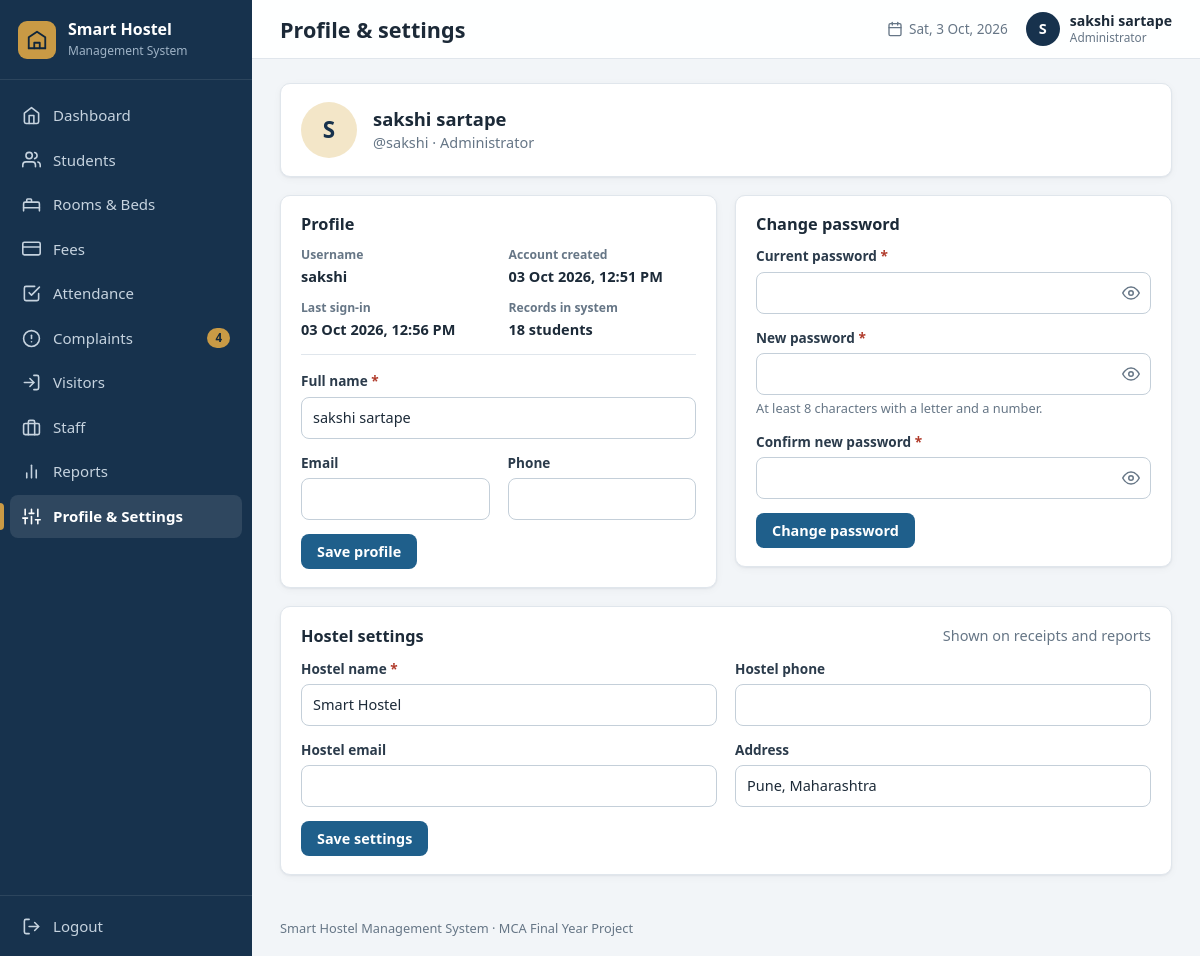
The app's page /profile/ (signed in) with its own data.
### tables this page shows
CREATE TABLE settings (
    key   TEXT PRIMARY KEY,
    value TEXT NOT NULL
);

CREATE TABLE users (
    id            INTEGER PRIMARY KEY AUTOINCREMENT,
    username      TEXT NOT NULL UNIQUE COLLATE NOCASE,
    password_hash TEXT NOT NULL,
    full_name     TEXT NOT NULL,
    email         TEXT,
    phone         TEXT,
    role          TEXT NOT NULL DEFAULT 'Administrator',
    created_at    TEXT NOT NULL DEFAULT (datetime('now','localtime')),
    last_login    TEXT
);

### routes/profile.py (the view)
@bp.route("/")
def view():
    return _render()

### db.py (called while the page is built)
def connect(path):
    conn = sqlite3.connect(path, timeout=10)
    conn.row_factory = sqlite3.Row          # rows behave like dicts: row["name"]
    conn.execute("PRAGMA foreign_keys = ON")
    return conn

def get_db():
    if "db" not in g:
        g.db = connect(current_app.config["DATABASE"])
    return g.db

def query_one(sql, params=()):
    return get_db().execute(sql, params).fetchone()

def scalar(sql, params=()):
    row = get_db().execute(sql, params).fetchone()
    return row[0] if row else None

def get_setting(key, default=""):
    row = query_one("SELECT value FROM settings WHERE key = ?", (key,))
    return row["value"] if row else DEFAULT_SETTINGS.get(key, default)

### helpers.py (called while the page is built)
def today():
    return date.today().isoformat()

def csrf_token():
    if "_csrf" not in session:
        session["_csrf"] = secrets.token_hex(16)
    return session["_csrf"]

def fmt_datetime(value):
    try:
        return datetime.strptime(value, "%Y-%m-%d %H:%M:%S").strftime("%d %b %Y, %I:%M %p")
    except (TypeError, ValueError):
        return "-"

def icon(name, size=18):
    path = _ICONS.get(name, _ICONS["file"])
    return Markup(f'<svg class="icon" width="{size}" height="{size}" viewBox="0 0 24 24" fill="none" '
                  f'stroke="currentColor" stroke-width="2" stroke-linecap="round" '
                  f'stroke-linejoin="round" aria-hidden="true">{path}</svg>')

### routes/profile.py (called while the page is built)
def _render(profile_errors=None, password_errors=None, settings_errors=None, profile_data=None, settings_data=None):
    settings = settings_data or {k: db.get_setting(k) for k in
                                 ("hostel_name", "hostel_address", "hostel_phone", "hostel_email")}
    stats = {"students": db.scalar("SELECT COUNT(*) FROM students"),
             "payments": db.scalar("SELECT COUNT(*) FROM payments WHERE received_by = ?", (g.user["id"],)),
             "attendance": db.scalar("SELECT COUNT(*) FROM attendance WHERE marked_by = ?", (g.user["id"],))}
    return render_template("profile.html", profile_errors=profile_errors or {}, password_errors=password_errors or {},
                           settings_errors=settings_errors or {}, profile_data=profile_data or dict(g.user),
                           settings=settings, stats=stats)

### templates/profile.html (shortened to what this page needs)
{% extends "base.html" %}
{% from "_macros.html" import csrf, field, textarea, info %}
{% block heading %}<h1>Profile &amp; settings</h1>{% endblock %}
{% block content %}
<section class="card profile-head">
  <span class="avatar avatar-lg">{{ current_user.full_name[:1]|upper }}</span>
  <div><h2>{{ current_user.full_name }}</h2>
    <p class="muted">@{{ current_user.username }} &middot; {{ current_user.role }}</p></div>
</section>
<div class="grid-2 align-start">
  <section class="card">
    <div class="card-head"><h2>Profile</h2></div>
    <dl class="info-grid compact">
      {{ info('Username', current_user.username) }}
      {{ info('Account created', current_user.created_at|fmt_datetime) }}
      {{ info('Last sign-in', current_user.last_login|fmt_datetime if current_user.last_login else '') }}
      {{ info('Records in system', stats.students ~ ' students') }}
    </dl>
    <form method="post" action="{{ url_for('profile.update_profile') }}" novalidate data-validate>
      <div class="form-grid">
        {{ field('Full name', 'full_name', profile_data.get('full_name'), profile_errors, required=True, span=2) }}
        {{ field('Email', 'email', profile_data.get('email'), profile_errors, type='email') }}
        {{ field('Phone', 'phone', profile_data.get('phone'), profile_errors, type='tel', attrs='data-pattern="phone"') }}
      </div>
      <button class="btn btn-primary" type="submit">Save profile</button>
    </form>
  </section>
  <section class="card">
    <div class="card-head"><h2>Change password</h2></div>
    <form method="post" action="{{ url_for('profile.change_password') }}" novalidate data-validate>
      {% for name, label, help in [('current_password', 'Current password', ''), ('new_password', 'New password', 'At least 8 characters with a letter and a number.'), ('confirm_password', 'Confirm new password', '')] %}
      <div class="field{% if password_errors.get(name) %} has-error{% endif %}">
        <label for="{{ name }}">{{ label }} <span class="req">*</span></label>
        <div class="password-wrap">
          <input type="password" id="{{ name }}" name="{{ name }}" required autocomplete="{{ 'current-password' if name == 'current_password' else 'new-password' }}">
          <button type="button" class="toggle-password" aria-label="Show password" data-target="{{ name }}">{{ icon('eye', 18) }}</button>
        </div>
        {% if password_errors.get(name) %}<p class="field-error">{{ password_errors[name] }}</p>{% elif help %}<p class="field-help">{{ help }}</p>{% endif %}
      </div>
      {% endfor %}
      <button class="btn btn-primary" type="submit">Change password</button>
    </form>
  </section>
</div>
<section class="card">
  <div class="card-head"><h2>Hostel settings</h2><span class="muted">Shown on receipts and reports</span></div>
  <form method="post" action="{{ url_for('profile.update_settings') }}" novalidate data-validate>
    <div class="form-grid">
      {{ field('Hostel name', 'hostel_name', settings.get('hostel_name'), settings_errors, required=True) }}
      {{ field('Hostel phone', 'hostel_phone', settings.get('hostel_phone'), settings_errors, type='tel', attrs='data-pattern="phone"') }}
      {{ field('Hostel email', 'hostel_email', settings.get('hostel_email'), settings_errors, type='email') }}
      {{ field('Address', 'hostel_address', settings.get('hostel_address'), settings_errors) }}
    </div>
    <button class="btn btn-primary" type="submit">Save settings</button>
  </form>
</section>
{% endblock %}

### templates/base.html (shortened to what this page needs)
{% from "_macros.html" import csrf %}
<!DOCTYPE html>
<html lang="en">
<head>
  <link rel="stylesheet" href="{{ url_for('static', filename='css/style.css') }}">
</head>
<body class="app">
<aside class="sidebar" id="sidebar">
  <a class="brand" href="{{ url_for('dashboard.index') }}">
    <span class="brand-mark">{{ icon('building', 22) }}</span>
    <span class="brand-text"><strong>{{ hostel_name }}</strong><small>Management System</small></span>
  </a>
  <nav class="nav" aria-label="Main navigation">
    {% for bp_name, endpoint, label, icon_name in navigation %}
      <a href="{{ url_for(endpoint) }}" class="nav-link{% if request.blueprint == bp_name %} active{% endif %}">
        {{ icon(icon_name, 19) }}<span>{{ label }}</span>
        {% if bp_name == 'complaints' and open_complaints %}<em class="nav-count">{{ open_complaints }}</em>{% endif %}
      </a>
    {% endfor %}
  </nav>
  <form method="post" action="{{ url_for('auth.logout') }}" class="logout-form">
    <button type="submit" class="nav-link logout">{{ icon('logout', 19) }}<span>Logout</span></button>
  </form>
</aside>
<div class="main">
  <header class="topbar">
    <div class="topbar-title">{% block heading %}{% endblock %}</div>
    <div class="topbar-right">
      <span class="topbar-date">{{ icon('calendar', 16) }} <span id="today-label">{{ today() }}</span></span>
      <a class="user-chip" href="{{ url_for('profile.view') }}" title="Profile & settings">
        <span class="avatar">{{ current_user.full_name[:1]|upper }}</span>
        <span class="user-name">{{ current_user.full_name }}<small>{{ current_user.role }}</small></span>
      </a>
    </div>
  </header>
  <main class="content">
    {% block content %}{% endblock %}
  </main>
  <footer class="footer">{{ hostel_name }} Management System &middot; MCA Final Year Project</footer>
</div>
</body>
</html>

### templates/_macros.html (shortened to what this page needs)
{% macro field(label, name, value='', errors={}, type='text', required=False, placeholder='', help='', attrs='', span=1) %}
<div class="field{% if errors.get(name) %} has-error{% endif %}{% if span == 2 %} span-2{% endif %}">
  <label for="f_{{ name }}">{{ label }}{% if required %} <span class="req" title="required">*</span>{% endif %}</label>
  <input type="{{ type }}" id="f_{{ name }}" name="{{ name }}" value="{{ value if value is not none else '' }}"
         placeholder="{{ placeholder }}" {% if required %}required{% endif %} {{ attrs|safe }}>
</div>
{% endmacro %}
{% macro info(label, value) %}
<div class="info-item"><dt>{{ label }}</dt><dd>{{ value if value not in (none, '') else '-' }}</dd></div>
{% endmacro %}

### records on screen
settings: value "Smart Hostel", hostel_name "Smart Hostel"
users: full_name "S", full_name "sakshi sartape", role "Administrator", username "sakshi"
settings: hostel_address "Pune, Maharashtra"

### other values on screen
{{ label }} "Dashboard" "Students" "Rooms & Beds" "Fees" "Attendance" "Complaints" "Visitors" "Staff" "Reports" "Profile & Settings"
{{ open_complaints }} "4"
{{ label }} "Username Account created Last sign-in Records in system"
{{ value if value not in (none, '') else '-' }} "03 Oct 2026, 12:51 PM 03 Oct 2026, 12:56 PM 18 students"
{{ label }} "Full name Email Phone Hostel name Hostel phone Hostel email Address"
{{ label }} "Current password" "New password" "Confirm new password"
{{ help }} "At least 8 characters with a letter and a number."
